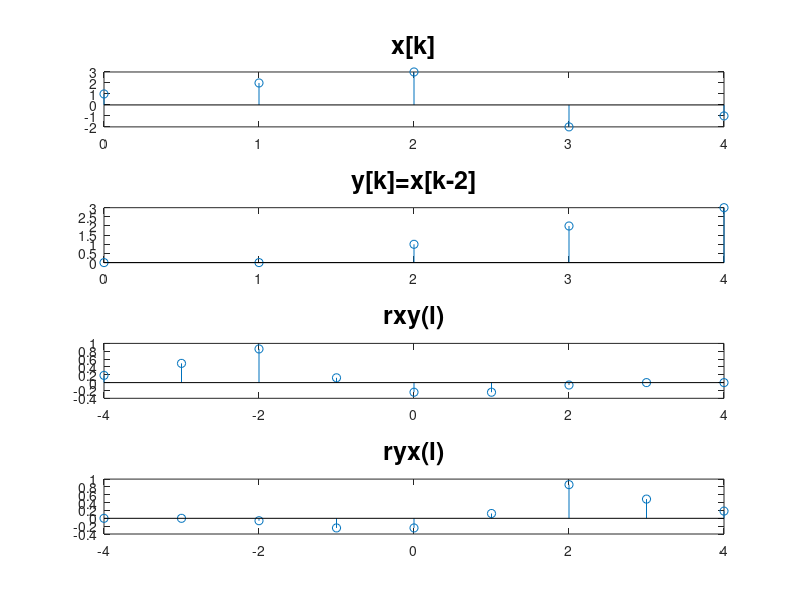
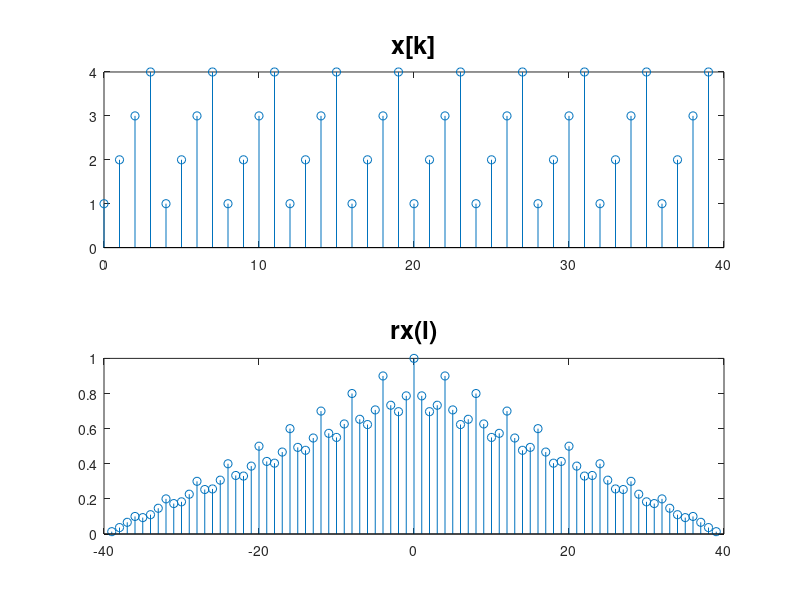
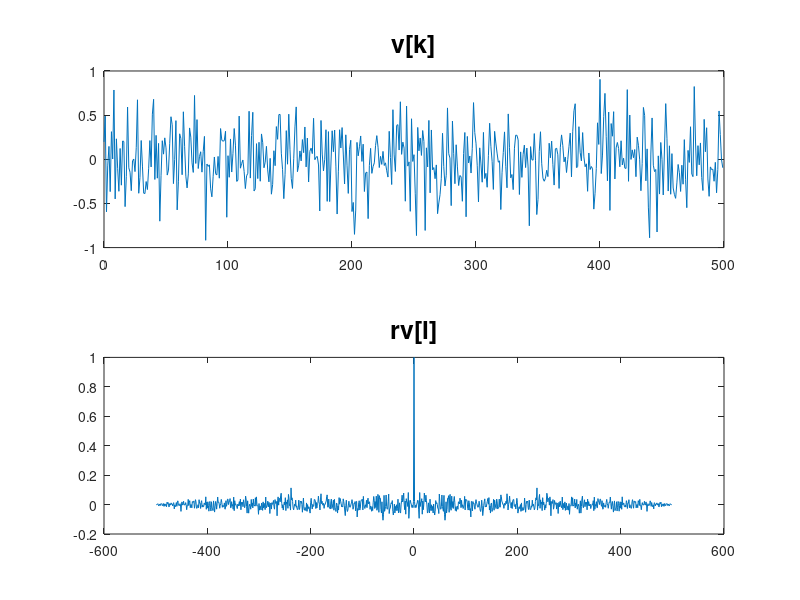

The MATLAB source for these figures, in order:
clear all,close all,clc
%========CORRELACION CRUZADA ===========
x=[1,2,3,-2,-1];

y=[0,0,1,2,3];
N=length(x);
k=0:N-1;
subplot(411)
stem(k,x)
title('x[k]','FontSize',18)
subplot(412)
stem(k,y)
title('y[k]=x[k-2]','FontSize',18)

%=======rxy===========
[rxy,l]=xcorr(x,y,'coeff');
subplot(413)
stem(l,rxy)
title('rxy(l)','FontSize',18)

[ryx,l]=xcorr(y,x,'coeff');
subplot(414)
stem(l,ryx)
title('ryx(l)','FontSize',18)
%---------------------------se?al periodica x[n]------------------
x=[1,2,3,4,1,2,3,4,1,2,3,4,1,2,3,4,1,2,3,4,1,2,3,4,1,2,3,4,1,2,3,4,1,2,3,4,1,2,3,4];
N=length(x);
k=0:N-1;
[rx,l]=xcorr(x,'coeff');
figure
subplot(211)
stem(k,x)
title('x[k]','FontSize',18)

 
subplot(212)
stem(l,rx)
title('rx(l)','FontSize',18)

%-------------------------ruido blanco gaussiano-------------
N=500;
k=0:N-1;
powerdB=-10;%-10dB
v=wgn(N,1,powerdB);
%--------determina la autocorrelaci?n
figure
subplot(211)
plot(k,v)
title('v[k]','FontSize',18)
[rv,l]=xcorr(v,'coeff');
subplot(212)
plot(l,rv)
title('rv[l]','FontSize',18)
 


